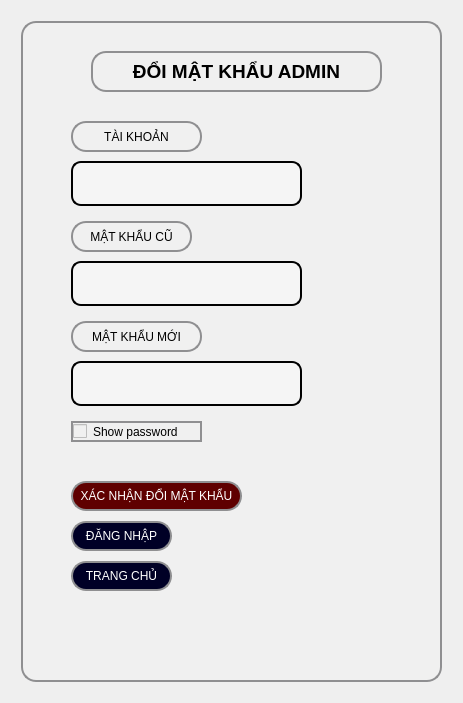
      <widget class="QWidget" name="page_doi_mk">
       <layout class="QGridLayout" name="gridLayout_5">
        <item row="0" column="0">
         <widget class="QFrame" name="frame_5">
          <property name="minimumSize">
           <size>
            <width>441</width>
            <height>681</height>
           </size>
          </property>
          <property name="maximumSize">
           <size>
            <width>441</width>
            <height>681</height>
           </size>
          </property>
          <property name="styleSheet">
           <string notr="true">background-color: #f0f0f0;
                border: 2px solid #8f8f91;
                border-radius: 15px;
                margin: 10px;</string>
          </property>
          <property name="frameShape">
           <enum>QFrame::Box</enum>
          </property>
          <property name="frameShadow">
           <enum>QFrame::Plain</enum>
          </property>
          <widget class="QLabel" name="label_23">
           <property name="geometry">
            <rect>
             <x>70</x>
             <y>30</y>
             <width>311</width>
             <height>61</height>
            </rect>
           </property>
           <property name="font">
            <font>
             <family>Tahoma</family>
             <pointsize>14</pointsize>
             <weight>75</weight>
             <bold>true</bold>
            </font>
           </property>
           <property name="text">
            <string>ĐỔI MẬT KHẨU ADMIN</string>
           </property>
           <property name="alignment">
            <set>Qt::AlignCenter</set>
           </property>
          </widget>
          <widget class="QLabel" name="label_28">
           <property name="geometry">
            <rect>
             <x>50</x>
             <y>100</y>
             <width>151</width>
             <height>51</height>
            </rect>
           </property>
           <property name="font">
            <font>
             <family>Tahoma</family>
            </font>
           </property>
           <property name="text">
            <string>TÀI KHOẢN</string>
           </property>
           <property name="alignment">
            <set>Qt::AlignCenter</set>
           </property>
          </widget>
          <widget class="QLabel" name="label_31">
           <property name="geometry">
            <rect>
             <x>50</x>
             <y>200</y>
             <width>141</width>
             <height>51</height>
            </rect>
           </property>
           <property name="font">
            <font>
             <family>Tahoma</family>
            </font>
           </property>
           <property name="text">
            <string>MẬT KHẨU CŨ</string>
           </property>
           <property name="alignment">
            <set>Qt::AlignCenter</set>
           </property>
          </widget>
          <widget class="QPushButton" name="bt_trangchu_doi_mk">
           <property name="geometry">
            <rect>
             <x>50</x>
             <y>540</y>
             <width>121</width>
             <height>50</height>
            </rect>
           </property>
           <property name="font">
            <font>
             <family>Tahoma</family>
            </font>
           </property>
           <property name="styleSheet">
            <string notr="true">background-color: rgb(0, 0, 38);
color: rgb(255, 255, 255);
border-radius: 15px; </string>
           </property>
           <property name="text">
            <string>TRANG CHỦ</string>
           </property>
          </widget>
          <widget class="QPushButton" name="bt_xac_nhan_doi_mk">
           <property name="geometry">
            <rect>
             <x>50</x>
             <y>460</y>
             <width>191</width>
             <height>50</height>
            </rect>
           </property>
           <property name="font">
            <font>
             <family>Tahoma</family>
            </font>
           </property>
           <property name="styleSheet">
            <string notr="true">color: rgb(255, 255, 255);
border-radius: 15px; 
background-color: rgb(95, 0, 0);</string>
           </property>
           <property name="text">
            <string>XÁC NHẬN ĐỔI MẬT KHẨU</string>
           </property>
          </widget>
          <widget class="QLabel" name="label_32">
           <property name="geometry">
            <rect>
             <x>50</x>
             <y>300</y>
             <width>151</width>
             <height>51</height>
            </rect>
           </property>
           <property name="font">
            <font>
             <family>Tahoma</family>
            </font>
           </property>
           <property name="text">
            <string>MẬT KHẨU MỚI</string>
           </property>
           <property name="alignment">
            <set>Qt::AlignCenter</set>
           </property>
          </widget>
          <widget class="QPushButton" name="bt_dangnhap_doimk">
           <property name="geometry">
            <rect>
             <x>50</x>
             <y>500</y>
             <width>121</width>
             <height>50</height>
            </rect>
           </property>
           <property name="font">
            <font>
             <family>Tahoma</family>
            </font>
           </property>
           <property name="styleSheet">
            <string notr="true">background-color: rgb(0, 0, 38);
color: rgb(255, 255, 255);
border-radius: 15px; </string>
           </property>
           <property name="text">
            <string>ĐĂNG NHẬP</string>
           </property>
          </widget>
          <widget class="QLineEdit" name="edt_mk_cu">
           <property name="geometry">
            <rect>
             <x>50</x>
             <y>240</y>
             <width>251</width>
             <height>65</height>
            </rect>
           </property>
           <property name="minimumSize">
            <size>
             <width>251</width>
             <height>31</height>
            </size>
           </property>
           <property name="font">
            <font>
             <family>Arial,sans-serif</family>
             <pointsize>-1</pointsize>
            </font>
           </property>
           <property name="styleSheet">
            <string notr="true">QLineEdit {
                border: 2px solid black;
                border-radius: 10px;
                padding: 10px;
                background-color: #f5f5f5;
                color: #333;
                font-family: Arial, sans-serif;
                font-size: 14px;
            }
            QLineEdit:focus {
                border: 2px solid black;
            }</string>
           </property>
          </widget>
          <widget class="QLineEdit" name="edt_mk_moi">
           <property name="geometry">
            <rect>
             <x>50</x>
             <y>340</y>
             <width>251</width>
             <height>65</height>
            </rect>
           </property>
           <property name="minimumSize">
            <size>
             <width>251</width>
             <height>31</height>
            </size>
           </property>
           <property name="font">
            <font>
             <family>Arial,sans-serif</family>
             <pointsize>-1</pointsize>
            </font>
           </property>
           <property name="styleSheet">
            <string notr="true">QLineEdit {
                border: 2px solid black;
                border-radius: 10px;
                padding: 10px;
                background-color: #f5f5f5;
                color: #333;
                font-family: Arial, sans-serif;
                font-size: 14px;
            }
            QLineEdit:focus {
                border: 2px solid black;
            }</string>
           </property>
          </widget>
          <widget class="QCheckBox" name="cb_show_pwd">
           <property name="geometry">
            <rect>
             <x>50</x>
             <y>400</y>
             <width>151</width>
             <height>41</height>
            </rect>
           </property>
           <property name="font">
            <font>
             <family>Tahoma</family>
            </font>
           </property>
           <property name="text">
            <string>Show password</string>
           </property>
          </widget>
          <widget class="QLineEdit" name="edt_tk_doi_mk">
           <property name="geometry">
            <rect>
             <x>50</x>
             <y>140</y>
             <width>251</width>
             <height>65</height>
            </rect>
           </property>
           <property name="font">
            <font>
             <family>Arial,sans-serif</family>
             <pointsize>-1</pointsize>
            </font>
           </property>
           <property name="styleSheet">
            <string notr="true">QLineEdit {
                border: 2px solid black;
                border-radius: 10px;
                padding: 10px;
                background-color: #f5f5f5;
                color: #333;
                font-family: Arial, sans-serif;
                font-size: 14px;
            }
            QLineEdit:focus {
                border: 2px solid black;
            }</string>
           </property>
          </widget>
         </widget>
        </item>
       </layout>
      </widget>
